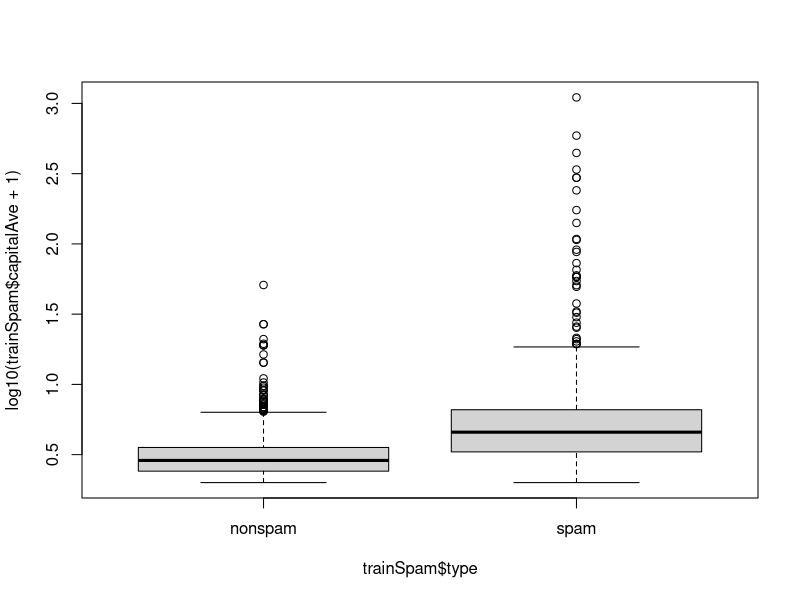
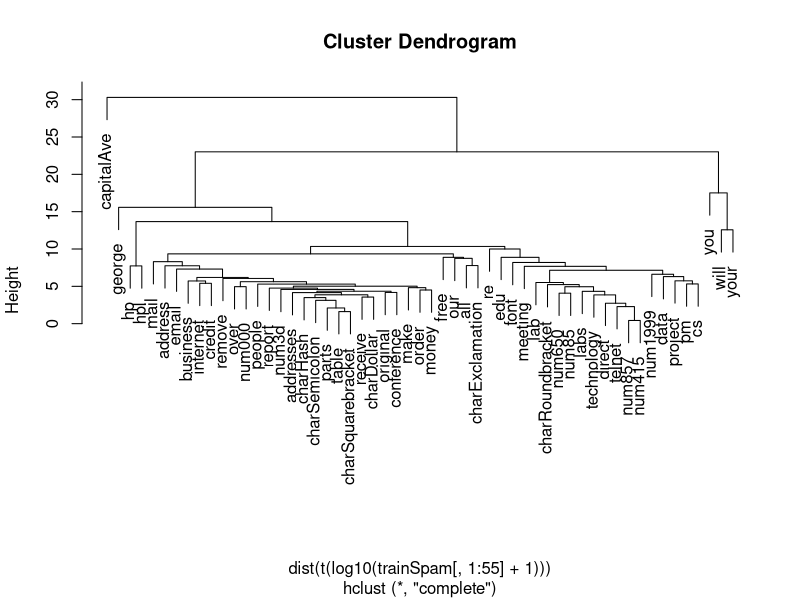

These charts were generated, in order, by the following R code:
# Reproducible research
# course 5

# prevent losing a little code here and there
# make all things reproducible, use knitr

# it's about communicating exactly what you have done
# so someone else can fully understand what you have done

# the ultimate standard in science is REPLICATION!
# other scientists will need to investigate the same question
# especially important in studies with policy or regulatory ramification

# reproduce the analytical code and process
# since replication is not always possible due to
#   time, money, unique situations

# For every field X, there is a field Computational X
# computing power has also allowed us to create much more complex
# and sophisticated models and analyses


setwd("~/OneDrive/Coursera/JHU_DataSpecialization/data_science_jhu_repo/Reproducible_Research/")
getwd()
list.files()



require(kernlab)
data(spam)
head(spam)
??spam
table(spam$type)
table(spam$type) / nrow(spam)

# set seed and create test and training
set.seed(1234)
trainIndicator <- rbinom(4601, size=1, prob=0.5)

trainSpam <- spam[trainIndicator==1,]
testSpam <- spam[trainIndicator==0, ]
names(trainSpam)
table(trainSpam$type)

plot(log10(trainSpam$capitalAve+1)~trainSpam$type)
hclust <- hclust(dist(t(log10(trainSpam[,1:55]+1))))
plot(hclust)
hclust

trainSpam$numType <- ifelse(trainSpam$type == "spam", 1, 0)

# use charDollar and capitalAve for logistic regression
predictModel <- glm(numType~charDollar + capitalAve, data=trainSpam, family = "binomial")
predictTest <- predict(predictModel, testSpam, type="response")
predictTest
predictedSpam <- rep("nonspam", dim(testSpam)[1])
predictedSpam[predictTest > 0.5] <- "spam"
predictedSpam
table(predictedSpam, testSpam$type)

# error rate
1-mean(predictedSpam==testSpam$type)
# accuracy rate
mean(predictedSpam == testSpam$type)
